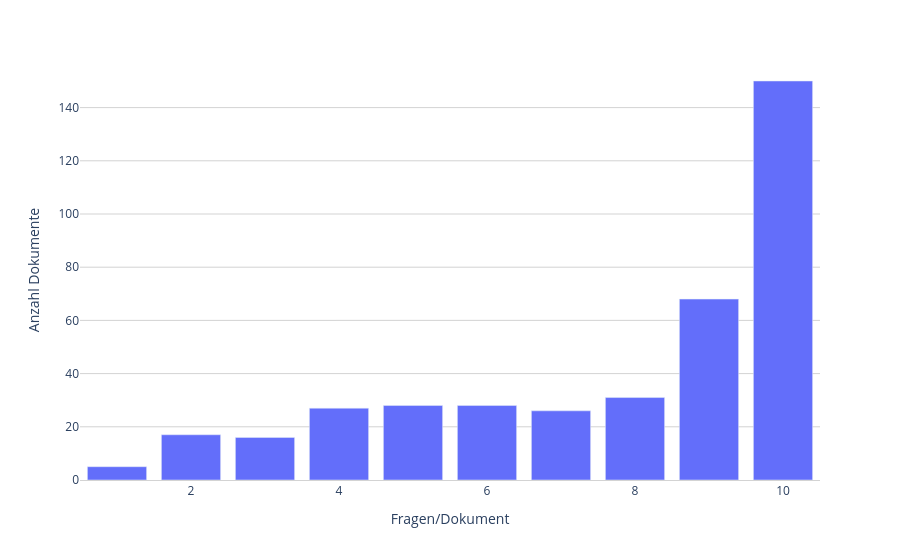

The cell this chart's notebook holds for it:
### Code cell
#PX.hist(qrels_doc_id_value_counts.values, xaxes = {'title': 'Anzahl Fragen/Dokument'}, yaxes = {'title': 'Anzahl Dokumente'})

# Werte für qrels doc_id value_counts zählen
qrels_doc_id_value_counts_counts = qrels_doc_id_value_counts.value_counts()

PX.bar(pd.DataFrame.from_dict({'x':qrels_doc_id_value_counts_counts.index.tolist(), 'y': qrels_doc_id_value_counts_counts.values.tolist()}), xaxes = {'title': 'Fragen/Dokument'}, yaxes = {'title': 'Anzahl Dokumente'}, x='x', y='y')

### Figure 1 — Plotly figure (JSON) as saved in the notebook; plotly's stock layout.template omitted (floating-point values rounded to 4 significant figures)
{"data": [{"hovertemplate": "x=%{x}<br>y=%{y}<extra></extra>", "legendgroup": "", "marker": {"color": "#636efa", "pattern": {"shape": ""}}, "name": "", "orientation": "v", "showlegend": false, "textposition": "auto", "type": "bar", "x": [10, 9, 8, 6, 5, 4, 7, 2, 3, 1], "xaxis": "x", "y": [150, 68, 31, 28, 28, 27, 26, 17, 16, 5], "yaxis": "y"}], "layout": {"barmode": "relative", "legend": {"tracegroupgap": 0}, "margin": {"t": 60}, "paper_bgcolor": "rgba(255, 255, 255, 1.0)", "plot_bgcolor": "rgba(255, 255, 255, 1.0)", "showlegend": true, "width": 900, "xaxis": {"anchor": "y", "domain": [0, 1], "linecolor": "LightGrey", "linewidth": 1, "showline": true, "title": {"text": "Fragen/Dokument"}}, "yaxis": {"anchor": "x", "domain": [0, 1], "gridcolor": "LightGrey", "gridwidth": 1, "showgrid": true, "title": {"text": "Anzahl Dokumente"}}}}
